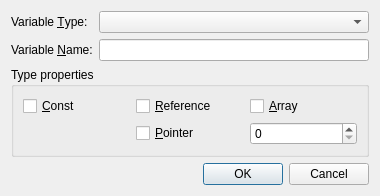
<?xml version="1.0" encoding="UTF-8"?>
<ui version="4.0">
 <class>TypeVariableDialog</class>
 <widget class="QDialog" name="TypeVariableDialog">
  <property name="geometry">
   <rect>
    <x>0</x>
    <y>0</y>
    <width>380</width>
    <height>190</height>
   </rect>
  </property>
  <property name="windowTitle">
   <string>Type Variable Wizard</string>
  </property>
  <layout class="QVBoxLayout" name="mainLayout">
   <item>
    <layout class="QFormLayout" name="formLayout">
     <item row="0" column="0">
      <widget class="QLabel" name="labelType">
       <property name="text">
        <string>Variable &amp;Type:</string>
       </property>
       <property name="buddy">
        <cstring>comboType</cstring>
       </property>
      </widget>
     </item>
     <item row="0" column="1">
      <widget class="QComboBox" name="comboType"/>
     </item>
     <item row="1" column="0">
      <widget class="QLabel" name="labelName">
       <property name="text">
        <string>Variable &amp;Name:</string>
       </property>
       <property name="buddy">
        <cstring>lineEditName</cstring>
       </property>
      </widget>
     </item>
     <item row="1" column="1">
      <widget class="QLineEdit" name="lineEditName"/>
     </item>
    </layout>
   </item>
   <item>
    <widget class="QGroupBox" name="groupProperties">
     <property name="title">
      <string>Type properties</string>
     </property>
     <layout class="QGridLayout" name="propertiesLayout">
      <item row="0" column="0">
       <widget class="QCheckBox" name="checkConst">
        <property name="text">
         <string>&amp;Const</string>
        </property>
       </widget>
      </item>
      <item row="0" column="1">
       <widget class="QCheckBox" name="checkReference">
        <property name="text">
         <string>&amp;Reference</string>
        </property>
       </widget>
      </item>
      <item row="0" column="2">
       <widget class="QCheckBox" name="checkArray">
        <property name="text">
         <string>&amp;Array</string>
        </property>
       </widget>
      </item>
      <item row="1" column="1">
       <widget class="QCheckBox" name="checkPointer">
        <property name="text">
         <string>&amp;Pointer</string>
        </property>
       </widget>
      </item>
      <item row="1" column="2">
       <widget class="QSpinBox" name="spinArraySize">
        <property name="maximum">
         <number>999999</number>
        </property>
       </widget>
      </item>
     </layout>
    </widget>
   </item>
   <item>
    <widget class="QDialogButtonBox" name="buttonBox">
     <property name="orientation">
      <enum>Qt::Orientation::Horizontal</enum>
     </property>
     <property name="standardButtons">
      <set>QDialogButtonBox::StandardButton::Cancel|QDialogButtonBox::StandardButton::Ok</set>
     </property>
    </widget>
   </item>
  </layout>
 </widget>
 <resources/>
 <connections/>
</ui>
